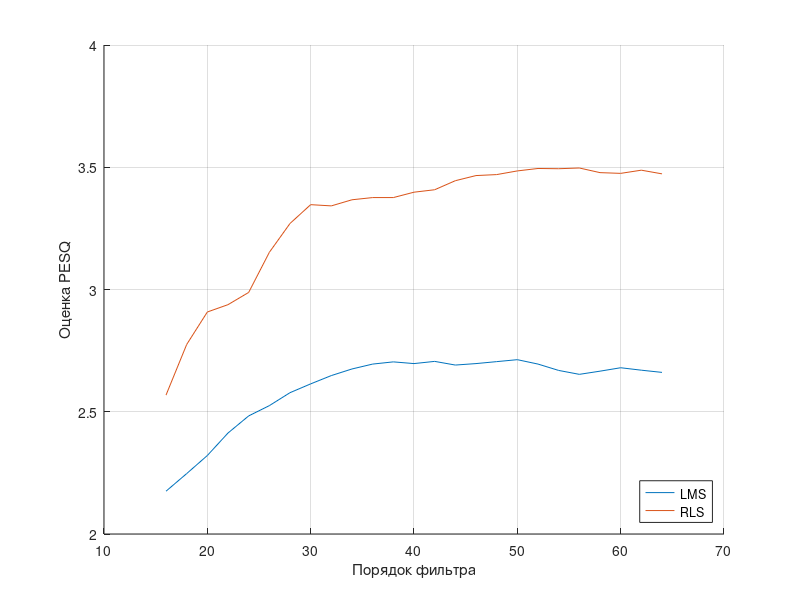
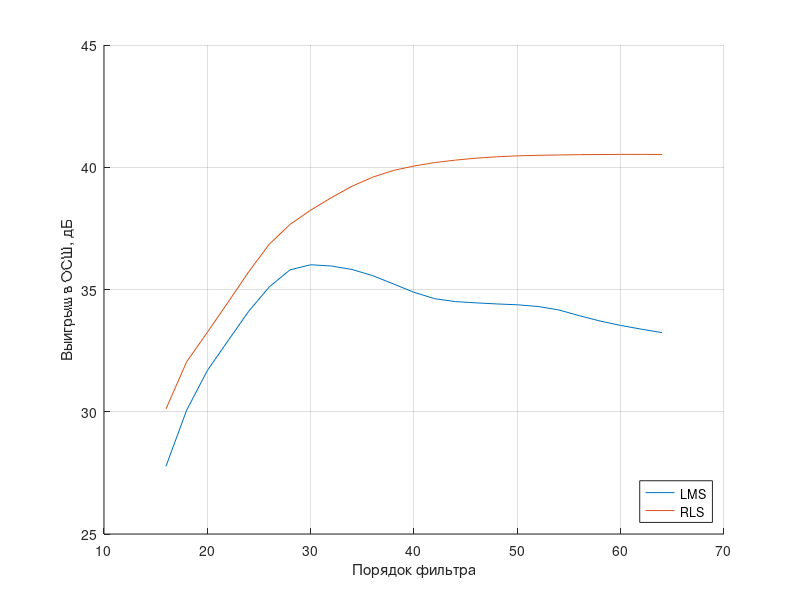
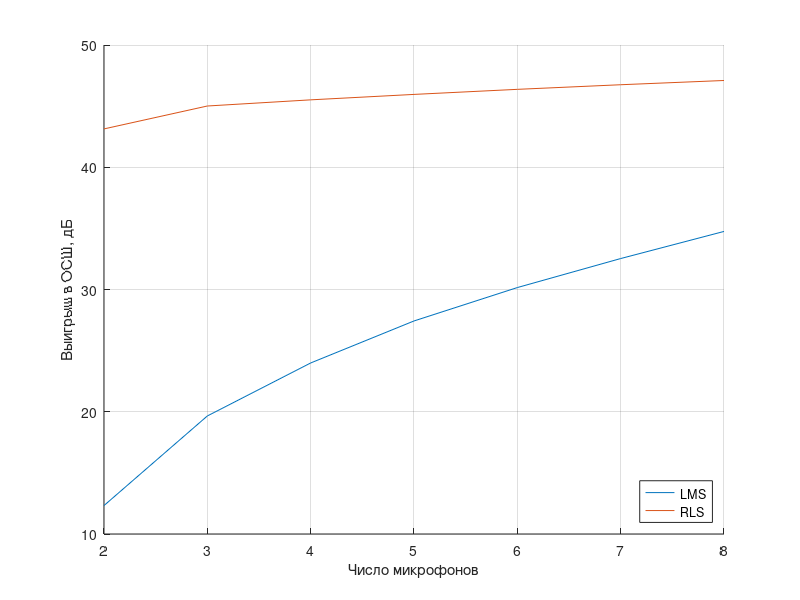
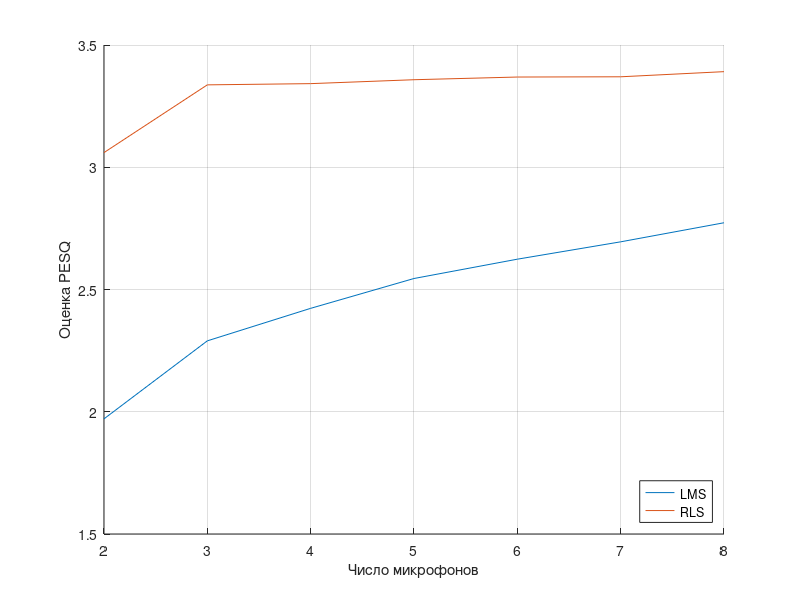

Reproduce these figures in MATLAB, in order.
clear;
close all

load PESQ_LMS.mat
load SNR_LMS.mat

PESQ_LMS_K = k_K(:,1);
PESQ_LMS_L = k_l(:,1);

SNR_LMS_K = SNR_K;
SNR_LMS_L = SNR_L;

load PESQ_RLS.mat
load SNR_RLS.mat

PESQ_RLS_K = k_K(:,1);
PESQ_RLS_L = k_l(:,1);

SNR_RLS_K = SNR_K;
SNR_RLS_L = SNR_L;

L = l;
clear SNR_K SNR_L k_K k_l l;

figure()
hold on 
plot(L,PESQ_LMS_L)
plot(L,PESQ_RLS_L)
xlabel('Порядок фильтра')
ylabel('Оценка PESQ')
legend('LMS','RLS','Location','southeast')
grid on

figure()
hold on 
plot(L,SNR_LMS_L)
plot(L,SNR_RLS_L)
legend('LMS','RLS','Location','southeast')
xlabel('Порядок фильтра')
ylabel('Выигрыш в ОСШ, дБ')
grid on

figure()
hold on 
plot(K,SNR_LMS_K)
plot(K,SNR_RLS_K)
legend('LMS','RLS','Location','southeast')
xlabel('Число микрофонов')
ylabel('Выигрыш в ОСШ, дБ')
grid on

figure()
hold on 
plot(K,PESQ_LMS_K)
plot(K,PESQ_RLS_K)
legend('LMS','RLS','Location','southeast')
xlabel('Число микрофонов')
ylabel('Оценка PESQ')
grid on